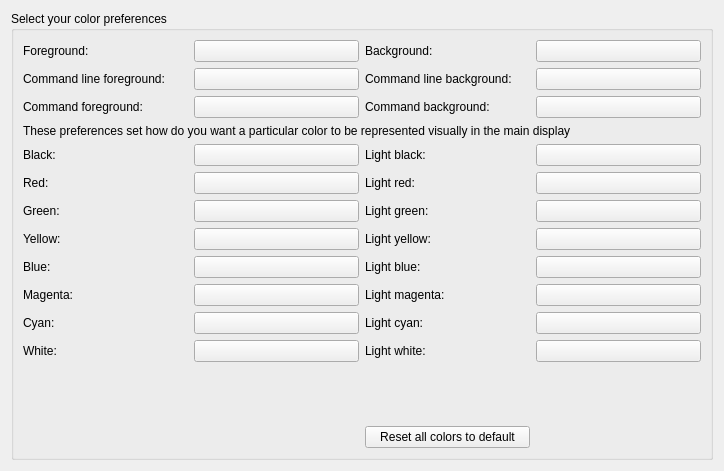
     <widget class="QWidget" name="color_view_tab">
      <attribute name="title">
       <string>Color view</string>
      </attribute>
      <layout class="QGridLayout" name="gridLayout_2">
       <item row="0" column="0">
        <widget class="QGroupBox" name="groupBox">
         <property name="title">
          <string>Select your color preferences</string>
         </property>
         <layout class="QGridLayout" name="gridLayout_21">
          <item row="0" column="0">
           <widget class="QLabel" name="label_22">
            <property name="text">
             <string>Foreground:</string>
            </property>
           </widget>
          </item>
          <item row="0" column="1">
           <widget class="QPushButton" name="pushButton_foreground_color">
            <property name="autoFillBackground">
             <bool>true</bool>
            </property>
            <property name="styleSheet">
             <string notr="true"/>
            </property>
            <property name="text">
             <string/>
            </property>
           </widget>
          </item>
          <item row="0" column="2">
           <widget class="QLabel" name="label_21">
            <property name="text">
             <string>Background:</string>
            </property>
           </widget>
          </item>
          <item row="0" column="3">
           <widget class="QPushButton" name="pushButton_background_color">
            <property name="autoFillBackground">
             <bool>true</bool>
            </property>
            <property name="text">
             <string/>
            </property>
           </widget>
          </item>
          <item row="1" column="0">
           <widget class="QLabel" name="label_31">
            <property name="text">
             <string>Command line foreground:</string>
            </property>
           </widget>
          </item>
          <item row="1" column="1">
           <widget class="QPushButton" name="pushButton_command_line_foreground_color">
            <property name="text">
             <string/>
            </property>
           </widget>
          </item>
          <item row="1" column="2">
           <widget class="QLabel" name="label_59">
            <property name="text">
             <string>Command line background:</string>
            </property>
           </widget>
          </item>
          <item row="1" column="3">
           <widget class="QPushButton" name="pushButton_command_line_background_color">
            <property name="text">
             <string/>
            </property>
           </widget>
          </item>
          <item row="2" column="0">
           <widget class="QLabel" name="label_32">
            <property name="text">
             <string>Command foreground:</string>
            </property>
           </widget>
          </item>
          <item row="2" column="1">
           <widget class="QPushButton" name="pushButton_command_foreground_color">
            <property name="autoFillBackground">
             <bool>true</bool>
            </property>
            <property name="text">
             <string/>
            </property>
           </widget>
          </item>
          <item row="2" column="2">
           <widget class="QLabel" name="label_37">
            <property name="text">
             <string>Command background:</string>
            </property>
           </widget>
          </item>
          <item row="2" column="3">
           <widget class="QPushButton" name="pushButton_command_background_color">
            <property name="autoFillBackground">
             <bool>true</bool>
            </property>
            <property name="text">
             <string/>
            </property>
           </widget>
          </item>
          <item row="3" column="0" colspan="4">
           <widget class="QLabel" name="label_19">
            <property name="sizePolicy">
             <sizepolicy hsizetype="Preferred" vsizetype="Preferred">
              <horstretch>0</horstretch>
              <verstretch>0</verstretch>
             </sizepolicy>
            </property>
            <property name="text">
             <string>These preferences set how do you want a particular color to be represented visually in the main display</string>
            </property>
            <property name="wordWrap">
             <bool>true</bool>
            </property>
           </widget>
          </item>
          <item row="4" column="0" colspan="2">
           <layout class="QGridLayout" name="gridLayout_4">
            <item row="0" column="0">
             <widget class="QLabel" name="label">
              <property name="text">
               <string>Black:</string>
              </property>
             </widget>
            </item>
            <item row="1" column="0">
             <widget class="QLabel" name="label_2">
              <property name="text">
               <string>Red:</string>
              </property>
             </widget>
            </item>
            <item row="2" column="0">
             <widget class="QLabel" name="label_3">
              <property name="text">
               <string>Green:</string>
              </property>
             </widget>
            </item>
            <item row="4" column="0">
             <widget class="QLabel" name="label_5">
              <property name="text">
               <string>Blue:</string>
              </property>
             </widget>
            </item>
            <item row="5" column="0">
             <widget class="QLabel" name="label_6">
              <property name="text">
               <string>Magenta:</string>
              </property>
             </widget>
            </item>
            <item row="6" column="0">
             <widget class="QLabel" name="label_7">
              <property name="text">
               <string>Cyan:</string>
              </property>
             </widget>
            </item>
            <item row="7" column="0">
             <widget class="QLabel" name="label_8">
              <property name="text">
               <string>White:</string>
              </property>
             </widget>
            </item>
            <item row="0" column="1">
             <widget class="QPushButton" name="pushButton_black">
              <property name="autoFillBackground">
               <bool>true</bool>
              </property>
              <property name="text">
               <string/>
              </property>
             </widget>
            </item>
            <item row="1" column="1">
             <widget class="QPushButton" name="pushButton_red">
              <property name="autoFillBackground">
               <bool>true</bool>
              </property>
              <property name="text">
               <string/>
              </property>
             </widget>
            </item>
            <item row="2" column="1">
             <widget class="QPushButton" name="pushButton_green">
              <property name="autoFillBackground">
               <bool>true</bool>
              </property>
              <property name="text">
               <string/>
              </property>
             </widget>
            </item>
            <item row="3" column="1">
             <widget class="QPushButton" name="pushButton_yellow">
              <property name="autoFillBackground">
               <bool>true</bool>
              </property>
              <property name="text">
               <string/>
              </property>
             </widget>
            </item>
            <item row="4" column="1">
             <widget class="QPushButton" name="pushButton_blue">
              <property name="autoFillBackground">
               <bool>true</bool>
              </property>
              <property name="text">
               <string/>
              </property>
             </widget>
            </item>
            <item row="5" column="1">
             <widget class="QPushButton" name="pushButton_magenta">
              <property name="autoFillBackground">
               <bool>true</bool>
              </property>
              <property name="text">
               <string/>
              </property>
             </widget>
            </item>
            <item row="6" column="1">
             <widget class="QPushButton" name="pushButton_cyan">
              <property name="autoFillBackground">
               <bool>true</bool>
              </property>
              <property name="text">
               <string/>
              </property>
             </widget>
            </item>
            <item row="7" column="1">
             <widget class="QPushButton" name="pushButton_white">
              <property name="autoFillBackground">
               <bool>true</bool>
              </property>
              <property name="text">
               <string/>
              </property>
             </widget>
            </item>
            <item row="3" column="0">
             <widget class="QLabel" name="label_4">
              <property name="text">
               <string>Yellow:</string>
              </property>
             </widget>
            </item>
           </layout>
          </item>
          <item row="4" column="2" colspan="2">
           <layout class="QGridLayout" name="gridLayout_20">
            <item row="0" column="0">
             <widget class="QLabel" name="label_68">
              <property name="text">
               <string>Light black:</string>
              </property>
             </widget>
            </item>
            <item row="1" column="0">
             <widget class="QLabel" name="label_69">
              <property name="text">
               <string>Light red:</string>
              </property>
             </widget>
            </item>
            <item row="2" column="0">
             <widget class="QLabel" name="label_70">
              <property name="text">
               <string>Light green:</string>
              </property>
             </widget>
            </item>
            <item row="3" column="0">
             <widget class="QLabel" name="label_71">
              <property name="text">
               <string>Light yellow:</string>
              </property>
             </widget>
            </item>
            <item row="4" column="0">
             <widget class="QLabel" name="label_72">
              <property name="text">
               <string>Light blue:</string>
              </property>
             </widget>
            </item>
            <item row="5" column="0">
             <widget class="QLabel" name="label_73">
              <property name="text">
               <string>Light magenta:</string>
              </property>
             </widget>
            </item>
            <item row="6" column="0">
             <widget class="QLabel" name="label_74">
              <property name="text">
               <string>Light cyan:</string>
              </property>
             </widget>
            </item>
            <item row="7" column="0">
             <widget class="QLabel" name="label_75">
              <property name="text">
               <string>Light white:</string>
              </property>
             </widget>
            </item>
            <item row="0" column="1">
             <widget class="QPushButton" name="pushButton_Lblack">
              <property name="autoFillBackground">
               <bool>true</bool>
              </property>
              <property name="text">
               <string/>
              </property>
             </widget>
            </item>
            <item row="1" column="1">
             <widget class="QPushButton" name="pushButton_Lred">
              <property name="autoFillBackground">
               <bool>true</bool>
              </property>
              <property name="text">
               <string/>
              </property>
             </widget>
            </item>
            <item row="2" column="1">
             <widget class="QPushButton" name="pushButton_Lgreen">
              <property name="autoFillBackground">
               <bool>true</bool>
              </property>
              <property name="text">
               <string/>
              </property>
             </widget>
            </item>
            <item row="3" column="1">
             <widget class="QPushButton" name="pushButton_Lyellow">
              <property name="autoFillBackground">
               <bool>true</bool>
              </property>
              <property name="text">
               <string/>
              </property>
             </widget>
            </item>
            <item row="4" column="1">
             <widget class="QPushButton" name="pushButton_Lblue">
              <property name="autoFillBackground">
               <bool>true</bool>
              </property>
              <property name="text">
               <string/>
              </property>
             </widget>
            </item>
            <item row="5" column="1">
             <widget class="QPushButton" name="pushButton_Lmagenta">
              <property name="autoFillBackground">
               <bool>true</bool>
              </property>
              <property name="text">
               <string/>
              </property>
             </widget>
            </item>
            <item row="6" column="1">
             <widget class="QPushButton" name="pushButton_Lcyan">
              <property name="autoFillBackground">
               <bool>true</bool>
              </property>
              <property name="text">
               <string/>
              </property>
             </widget>
            </item>
            <item row="7" column="1">
             <widget class="QPushButton" name="pushButton_Lwhite">
              <property name="autoFillBackground">
               <bool>true</bool>
              </property>
              <property name="text">
               <string/>
              </property>
             </widget>
            </item>
           </layout>
          </item>
          <item row="5" column="0" colspan="4">
           <spacer name="verticalSpacer_3">
            <property name="orientation">
             <enum>Qt::Vertical</enum>
            </property>
            <property name="sizeHint" stdset="0">
             <size>
              <width>678</width>
              <height>58</height>
             </size>
            </property>
           </spacer>
          </item>
          <item row="6" column="2">
           <widget class="QPushButton" name="reset_colors_button">
            <property name="text">
             <string>Reset all colors to default</string>
            </property>
           </widget>
          </item>
         </layout>
        </widget>
       </item>
      </layout>
     </widget>
